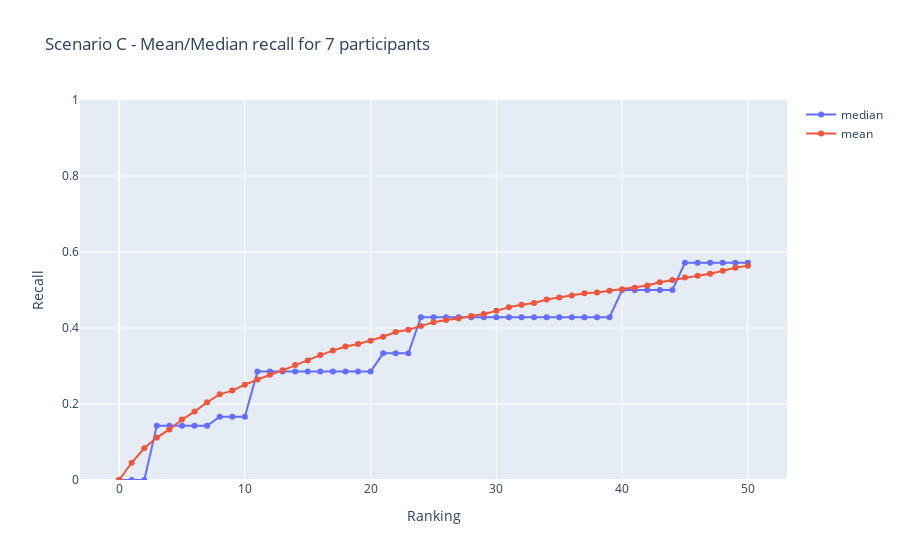

Write notebook code for a chart like this one.
### Code cell
nb_of_participants = 7
conn = create_connection(db_file)
data_7 = recall_for_questions_participants(conn, nb_of_participants, "C")
plot_results_for_participants(data_7, nb_of_participants, "C")
